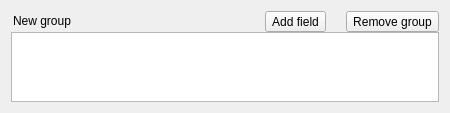
<?xml version="1.0" encoding="UTF-8"?>
<ui version="4.0">
 <class>Group</class>
 <widget class="QWidget" name="Group">
  <property name="geometry">
   <rect>
    <x>0</x>
    <y>0</y>
    <width>450</width>
    <height>112</height>
   </rect>
  </property>
  <property name="windowTitle">
   <string>Form</string>
  </property>
  <layout class="QVBoxLayout" name="verticalLayout">
   <property name="spacing">
    <number>0</number>
   </property>
   <item>
    <layout class="QHBoxLayout" name="horizontalLayout">
     <item>
      <widget class="QLineEdit" name="label">
       <property name="toolTip">
        <string>Group name</string>
       </property>
       <property name="styleSheet">
        <string notr="true">QLineEdit { background-color:transparent; }</string>
       </property>
       <property name="text">
        <string>New group</string>
       </property>
       <property name="frame">
        <bool>false</bool>
       </property>
      </widget>
     </item>
     <item>
      <widget class="QToolButton" name="addField">
       <property name="text">
        <string>Add field</string>
       </property>
       <property name="icon">
        <iconset resource="../Resource.qrc">
         <normaloff>:/Resources/plus</normaloff>:/Resources/plus</iconset>
       </property>
       <property name="iconSize">
        <size>
         <width>15</width>
         <height>15</height>
        </size>
       </property>
       <property name="popupMode">
        <enum>QToolButton::InstantPopup</enum>
       </property>
       <property name="toolButtonStyle">
        <enum>Qt::ToolButtonTextBesideIcon</enum>
       </property>
       <property name="arrowType">
        <enum>Qt::NoArrow</enum>
       </property>
      </widget>
     </item>
     <item>
      <spacer name="horizontalSpacer">
       <property name="orientation">
        <enum>Qt::Horizontal</enum>
       </property>
       <property name="sizeType">
        <enum>QSizePolicy::Preferred</enum>
       </property>
       <property name="sizeHint" stdset="0">
        <size>
         <width>20</width>
         <height>20</height>
        </size>
       </property>
      </spacer>
     </item>
     <item>
      <widget class="QToolButton" name="removeGroup">
       <property name="text">
        <string>Remove group</string>
       </property>
       <property name="icon">
        <iconset resource="../Resource.qrc">
         <normaloff>:/Resources/minus.png</normaloff>:/Resources/minus.png</iconset>
       </property>
       <property name="popupMode">
        <enum>QToolButton::InstantPopup</enum>
       </property>
       <property name="toolButtonStyle">
        <enum>Qt::ToolButtonTextBesideIcon</enum>
       </property>
       <property name="arrowType">
        <enum>Qt::NoArrow</enum>
       </property>
      </widget>
     </item>
    </layout>
   </item>
   <item>
    <widget class="QListWidget" name="widgets">
     <property name="dragDropMode">
      <enum>QAbstractItemView::InternalMove</enum>
     </property>
     <property name="selectionMode">
      <enum>QAbstractItemView::ExtendedSelection</enum>
     </property>
     <property name="verticalScrollMode">
      <enum>QAbstractItemView::ScrollPerPixel</enum>
     </property>
     <property name="horizontalScrollMode">
      <enum>QAbstractItemView::ScrollPerPixel</enum>
     </property>
    </widget>
   </item>
  </layout>
 </widget>
 <resources>
  <include location="../Resource.qrc"/>
 </resources>
 <connections/>
</ui>
